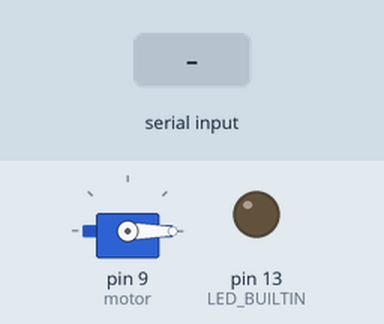
A sketch run on a simulated Arduino Uno, built with avr-gcc and run on an emulated ATmega328P. On the bench: servo, output pins drawn as LEDs (lit = HIGH). Inputs (shaded band) come from the test bench. What the sketch prints to the serial monitor is not drawn.

Above: at 1.2 s.
1.3 s: "far\n" received over Serial
At 1.8 s:
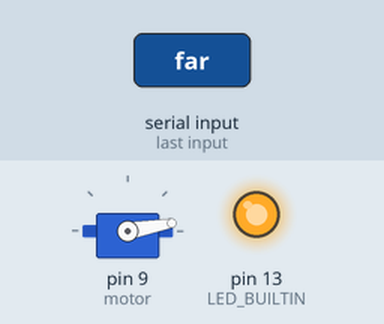
3.8 s: "medium\n" received over Serial
At 5.8 s:
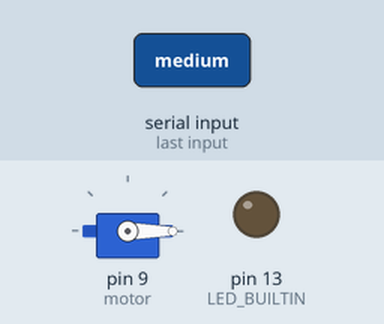
Timing chart, 0 to 7.3 s (numbered marks = the images above; inputs shaded):
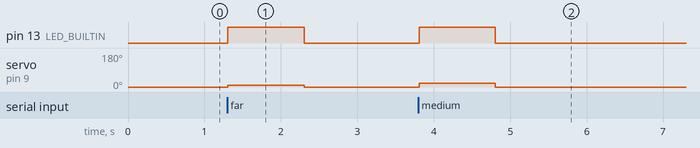

The sketch:

EndToEndServoReceiver.ino
```cpp
// TEST 06 — Arduino receiver for complete Wekinator-to-servo pipeline.
// 0/10/20/30 degree target. Failsafe: 1s serial message timeout -> 0.
// External regulated 5 V servo power with common GND REQUIRED.
#include <Servo.h>
Servo motor;
String command = "";
unsigned long lastValidCommandAt = 0;
const unsigned long TIMEOUT_MS = 1000;
int targetAngle = 0;

void setup() {
  Serial.begin(9600);
  pinMode(LED_BUILTIN, OUTPUT);
  motor.attach(9);
  motor.write(0);
  lastValidCommandAt = millis();
  Serial.println("Test 06 servo receiver ready");
}

void loop() {
  while (Serial.available() > 0) {
    char ch = Serial.read();
    if (ch == '\r') continue;
    if (ch == '\n') {
      command.trim();
      command.toLowerCase();
      int nextAngle = -1;
      if (command == "stop") nextAngle = 0;
      else if (command == "far") nextAngle = 10;
      else if (command == "medium") nextAngle = 20;
      else if (command == "near") nextAngle = 30;
      if (nextAngle >= 0) {
        lastValidCommandAt = millis();
        if (nextAngle != targetAngle) {
          targetAngle = nextAngle;
          motor.write(targetAngle);
          digitalWrite(LED_BUILTIN, !digitalRead(LED_BUILTIN));
        }
      }
      command = "";
    } else if (command.length() < 32) command += ch;
    else command = "";
  }
  // A timeout returns toward the software-defined rest ANGLE;
  // it does not remove electrical power.
  if (millis() - lastValidCommandAt >= TIMEOUT_MS && targetAngle != 0) {
    targetAngle = 0;
    motor.write(targetAngle);
    digitalWrite(LED_BUILTIN, LOW);
  }
}
```

Measured:
- after the input at 1.3 s, pin 13 (LED_BUILTIN): LOW → HIGH at once, → LOW 1.0 s later; servo on pin 9 (motor): 0° → 10° at once, → 0° 1.0 s later
- after the input at 3.8 s, pin 13 (LED_BUILTIN): LOW → HIGH at once, → LOW 1.0 s later; servo on pin 9 (motor): 0° → 20° at once, → 0° 1.0 s later
